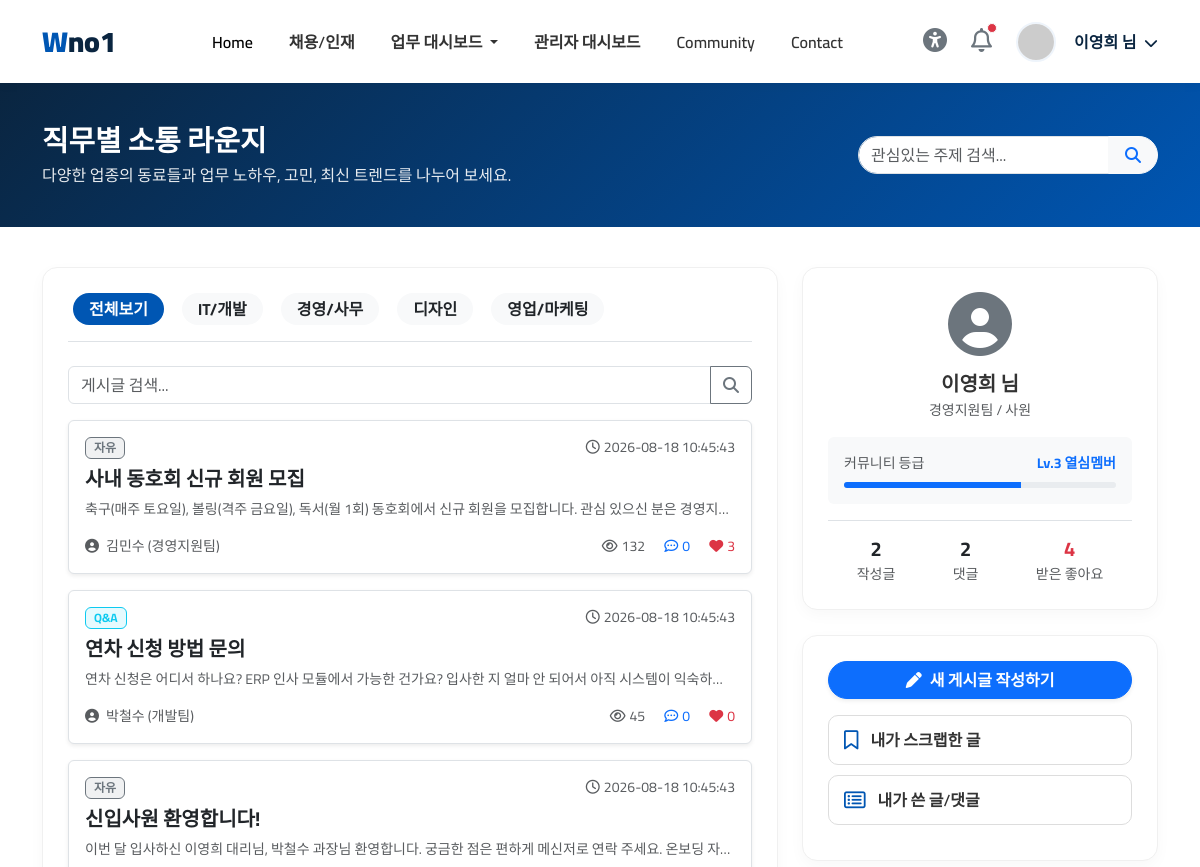
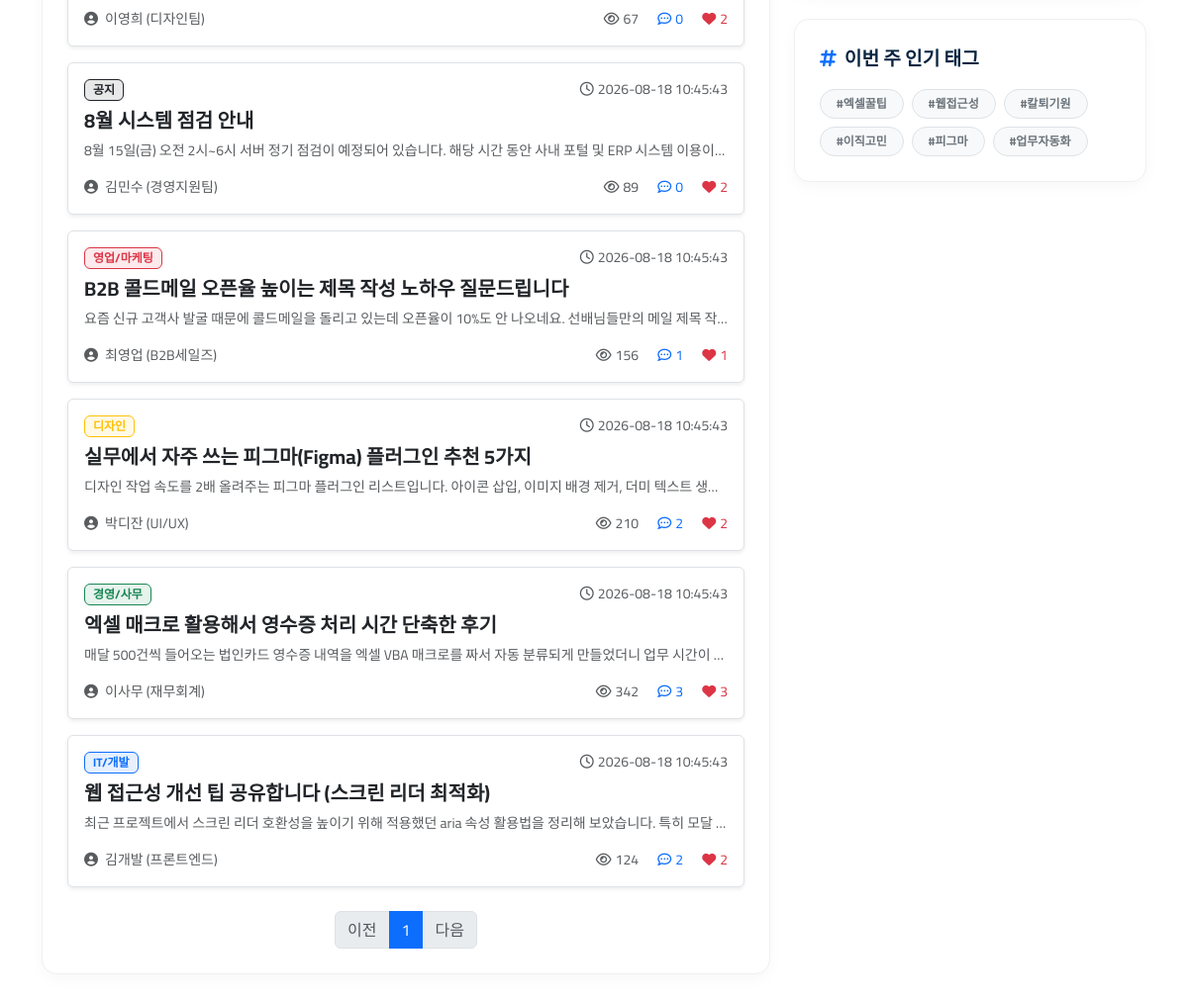
Screenshot of /community (signed in) with the database file from the repository (2 pictures, top to bottom).
### tables this page shows
CREATE TABLE posts (
        id INTEGER PRIMARY KEY AUTOINCREMENT,
        user_id INTEGER,
        category TEXT DEFAULT 'general',
        title TEXT NOT NULL,
        content TEXT,
        author TEXT DEFAULT '',
        dept TEXT DEFAULT '',
        views INTEGER DEFAULT 0,
        created_at TEXT DEFAULT (datetime('now','localtime'))
    );

### routers/community.py (the view)
@router.get("/community", response_class=HTMLResponse)
async def community(request: Request, category: str = "all", q: str = "", page: int = 1):
    if not check_login(request):
        return RedirectResponse(url="/login", status_code=303)
    u = get_current_user(request)
    uid = u["user_id"]
    conn = get_sqlite()
    per_page = 10
    sql = """SELECT p.*,
        (SELECT COUNT(*) FROM comments c WHERE c.post_id=p.id) AS comment_count,
        (SELECT COUNT(*) FROM post_likes l WHERE l.post_id=p.id) AS like_count,
        u.position AS author_position, u.phone AS author_phone
        FROM posts p LEFT JOIN users u ON u.id=p.user_id WHERE 1=1"""
    params: list = []
    count_params: list = []
    count_sql = "SELECT COUNT(*) FROM posts p WHERE 1=1"
    if category != "all":
        sql += " AND p.category=?"; params.append(category)
        count_sql += " AND p.category=?"; count_params.append(category)
    if q:
        sql += " AND (p.title LIKE '%'||?||'%' OR p.content LIKE '%'||?||'%')"; params += [q, q]
        count_sql += " AND (p.title LIKE '%'||?||'%' OR p.content LIKE '%'||?||'%')"; count_params += [q, q]
    try:
        total = conn.execute(count_sql, count_params).fetchone()[0]
        sql += " ORDER BY p.id DESC LIMIT ? OFFSET ?"; params += [per_page, (page - 1) * per_page]
        posts = [dict(r) for r in conn.execute(sql, params).fetchall()]
        my_post_count = conn.execute("SELECT COUNT(*) FROM posts WHERE user_id=?", (uid,)).fetchone()[0]
        my_comment_count = conn.execute("SELECT COUNT(*) FROM comments WHERE user_id=?", (uid,)).fetchone()[0]
        my_like_received = conn.execute(
            "SELECT COUNT(*) FROM post_likes l JOIN posts p ON p.id=l.post_id WHERE p.user_id=?", (uid,)
        ).fetchone()[0]
    finally:
        conn.close()
    return templates.TemplateResponse(
        request=request, name="/top/community.html", context={
            "request": request, "page_title": "커뮤니티",
            "user_name": u["user_name"],
            "posts": posts, "categories": POST_CATEGORIES,
            "current_category": category, "q": q, "page": page,
            "total_pages": max(1, (total + per_page - 1) // per_page),
            "my_post_count": my_post_count,
            "my_comment_count": my_comment_count,
            "my_like_received": my_like_received,
        }
    )

### templates/top/community.html (shortened to what this page needs)
<!DOCTYPE html>
<html lang="ko">
{% include 'common/header.html' %}
<body>
{% include 'common/topbar.html' %}
<div class="dash-header">
    <div class="container d-flex justify-content-between align-items-center flex-wrap gap-3">
        <div>
            <h2>직무별 소통 라운지</h2>
            <p>다양한 업종의 동료들과 업무 노하우, 고민, 최신 트렌드를 나누어 보세요.</p>
        </div>
        <form class="input-group" style="max-width: 300px;" action="/community" method="get">
            <input type="text" class="form-control rounded-start-pill pl-3" name="q" placeholder="관심있는 주제 검색..." value="{{ q }}">
            <button class="btn btn-light rounded-end-pill px-3 text-primary" type="submit"><i class="fas fa-search"></i></button>
        </form>
    </div>
</div>
<div class="container pb-5">
    <div class="row mt-2">
        <div class="col-lg-8">
            <div class="content-card">
                <div class="d-flex justify-content-between align-items-center mb-4 border-bottom pb-3">
                    <ul class="nav nav-pills gap-2" id="communityTabs">
                        <li class="nav-item">
                            <a class="nav-link {% if current_category == 'all' %}active{% else %}text-dark bg-light{% endif %} rounded-pill px-3 py-1" href="/community?category=all">전체보기</a>
                        </li>
                        <li class="nav-item">
                            <a class="nav-link {% if current_category == 'it' %}active{% else %}text-dark bg-light{% endif %} rounded-pill px-3 py-1" href="/community?category=it">IT/개발</a>
                        </li>
                        <li class="nav-item">
                            <a class="nav-link {% if current_category == 'biz' %}active{% else %}text-dark bg-light{% endif %} rounded-pill px-3 py-1" href="/community?category=biz">경영/사무</a>
                        </li>
                        <li class="nav-item">
                            <a class="nav-link {% if current_category == 'design' %}active{% else %}text-dark bg-light{% endif %} rounded-pill px-3 py-1" href="/community?category=design">디자인</a>
                        </li>
                        <li class="nav-item">
                            <a class="nav-link {% if current_category == 'sales' %}active{% else %}text-dark bg-light{% endif %} rounded-pill px-3 py-1" href="/community?category=sales">영업/마케팅</a>
                        </li>
                    </ul>
                </div>
                <form method="get" action="/community" class="mb-3">
                    <div class="input-group">
                        <input type="text" name="q" class="form-control" placeholder="게시글 검색..." value="{{ q }}">
                        <button class="btn btn-outline-secondary" type="submit"><i class="fas fa-search"></i></button>
                    </div>
                </form>
                <div class="post-list">
                    {% for p in posts %}
                    {% set meta = categories.get(p.category, ('자유', 'secondary')) %}
                    <div class="p-3 mb-3 border rounded bg-white post-item shadow-sm">
                        <div class="d-flex justify-content-between mb-2">
                            <span class="badge bg-{{ meta[1] }} bg-opacity-10 text-{{ meta[1] }} border border-{{ meta[1] }} px-2 py-1">{{ meta[0] }}</span>
                            <span class="small text-muted"><i class="far fa-clock me-1"></i>{{ p.created_at }}</span>
                        </div>
                        <h5 class="fw-bold mb-2">
                            <a href="/post/{{ p.id }}" class="text-dark text-decoration-none stretched-link">{{ p.title }}</a>
                        </h5>
                        <p class="text-muted small mb-3 text-truncate">{{ p.content }}</p>
                        <div class="d-flex justify-content-between align-items-center small text-muted">
                            <span>
                                <i class="fas fa-user-circle me-1"></i>
                                <a href="#" class="text-muted text-decoration-none author-link"
                                   style="position:relative; z-index:2;"
                                   data-name="{{ p.author }}"
                                   data-dept="{{ p.dept or '' }}"
                                   data-position="{{ p.author_position or '' }}"
                                   data-phone="{{ p.author_phone or '' }}"
                                   data-bs-toggle="modal" data-bs-target="#profileModal"
                                   onclick="event.stopPropagation();">{{ p.author }}</a>{% if p.dept %} ({{ p.dept }}){% endif %}
                            </span>
                            <div>
                                <span class="me-3"><i class="far fa-eye me-1"></i>{{ p.views }}</span>
                                <span class="me-3 text-primary"><i class="far fa-comment-dots me-1"></i>{{ p.comment_count }}</span>
                                <span class="text-danger"><i class="fas fa-heart me-1"></i>{{ p.like_count }}</span>
                            </div>
                        </div>
                    </div>
                    {% else %}
                    <p class="text-center text-muted py-5">게시글이 없습니다.</p>
                    {% endfor %}
                </div>
                <nav aria-label="Page navigation" class="mt-4">
                    <ul class="pagination justify-content-center mb-0">
                        <li class="page-item {% if page <= 1 %}disabled{% endif %}">
                            <a class="page-link" href="/community?category={{ current_category }}&q={{ q }}&page={{ page-1 }}">이전</a>
                        </li>
                        {% for p in range(1, total_pages+1) %}
                        <li class="page-item {% if p == page %}active{% endif %}">
                            <a class="page-link" href="/community?category={{ current_category }}&q={{ q }}&page={{ p }}">{{ p }}</a>
                        </li>
                        {% endfor %}
                        <li class="page-item {% if page >= total_pages %}disabled{% endif %}">
                            <a class="page-link" href="/community?category={{ current_category }}&q={{ q }}&page={{ page+1 }}">다음</a>
                        </li>
                    </ul>
                </nav>
            </div>
        </div>
        <div class="col-lg-4">
            <div class="content-card text-center py-4">
                <div class="mb-3">
                    <i class="fas fa-user-circle fa-4x text-secondary"></i>
                </div>
                <h5 class="fw-bold mb-1">{{ user_name }} 님</h5>
                <p class="text-muted small mb-3">경영지원팀 / 사원</p>
                <div class="bg-light rounded p-3 mb-3 text-start">
                    <div class="d-flex justify-content-between mb-2">
                        <span class="small text-muted">커뮤니티 등급</span>
                        <span class="small fw-bold text-primary">Lv.3 열심멤버</span>
                    </div>
                    <div class="progress" style="height: 6px;">
                        <div class="progress-bar bg-primary" role="progressbar" style="width: 65%" aria-valuenow="65" aria-valuemin="0" aria-valuemax="100"></div>
                    </div>
                </div>
                <div class="d-flex justify-content-around text-center border-top pt-3">
                    <div>
                        <h5 class="text-dark mb-0 fw-bold">{{ my_post_count }}</h5>
                        <span class="small text-muted">작성글</span>
                    </div>
                    <div>
                        <h5 class="text-dark mb-0 fw-bold">{{ my_comment_count }}</h5>
                        <span class="small text-muted">댓글</span>
                    </div>
                    <div>
                        <h5 class="text-danger mb-0 fw-bold">{{ my_like_received }}</h5>
                        <span class="small text-muted">받은 좋아요</span>
                    </div>
                </div>
            </div>
            <div class="content-card mt-4">
                <a href="/write_post" class="btn btn-primary w-100 rounded-pill mb-3 fw-bold shadow-sm">
                    <i class="fas fa-pen me-2"></i>새 게시글 작성하기
                </a>
                <a href="/my_bookmarks" class="tool-btn">
                    <i class="far fa-bookmark"></i> 내가 스크랩한 글
                </a>
                <a href="/my_posts" class="tool-btn">
                    <i class="far fa-list-alt"></i> 내가 쓴 글/댓글
                </a>
            </div>
            <div class="content-card mt-4">
                <div class="card-title mb-3">
                    <span><i class="fas fa-hashtag me-2 text-primary"></i>이번 주 인기 태그</span>
                </div>
                <div class="d-flex flex-wrap gap-2">
                    <a href="/community?q=엑셀" class="badge tag-badge px-3 py-2 rounded-pill">#엑셀꿀팁</a>
                    <a href="/community?q=접근성" class="badge tag-badge px-3 py-2 rounded-pill">#웹접근성</a>
                    <a href="/community?q=회의" class="badge tag-badge px-3 py-2 rounded-pill">#칼퇴기원</a>
                    <a href="/community?q=이직" class="badge tag-badge px-3 py-2 rounded-pill">#이직고민</a>
                    <a href="/community?q=피그마" class="badge tag-badge px-3 py-2 rounded-pill">#피그마</a>
                    <a href="/community?q=업무자동화" class="badge tag-badge px-3 py-2 rounded-pill">#업무자동화</a>
                </div>
            </div>
        </div>
    </div>
</div>
</body>
</html>

### templates/common/header.html (style rules this page uses)
:root { --primary-blue: #0056b3; --light-blue: #eef4fb; --dark-blue: #0a2540; --text-color: #333333; --gray-bg: #f8f9fa; --success-color: #28a745; --warning-color: #ffc107; --danger-color: #dc3545; }
body { font-family: 'Cairo', sans-serif; color: var(--text-color); background-color: #ffffff; }
.nav-link { font-weight: 600; color: var(--text-color); margin: 0 10px; transition: color 0.3s; }
.nav-link:hover, .nav-link.active { color: var(--primary-blue); }
.dash-header { background: linear-gradient(135deg, var(--dark-blue) 0%, var(--primary-blue) 100%); padding: 40px 0; color: white; margin-bottom: 40px; }
.dash-header h2 { font-weight: 700; font-size: 1.8rem; margin-bottom: 5px; }
.dash-header p { opacity: 0.9; margin: 0; }
.content-card { background: #fff; border-radius: 15px; padding: 25px; box-shadow: 0 5px 15px rgba(0,0,0,0.03); margin-bottom: 25px; border: 1px solid #f0f0f0; }
.card-title { font-weight: 700; color: var(--dark-blue); font-size: 1.2rem; margin-bottom: 20px; display: flex; justify-content: space-between; align-items: center; }
.nav-pills .nav-link { color: var(--text-color); font-weight: 700; border-radius: 30px; padding: 10px 30px; margin: 0 5px; }
.nav-pills .nav-link.active { background-color: var(--primary-blue); color: #fff; }
.tool-btn { display: flex; align-items: center; padding: 12px 15px; border-radius: 10px; background-color: #fff; border: 1px solid #ddd; color: var(--text-color); text-decoration: none; font-weight: 600; margin-bottom: 10px; transition: all 0.2s; }
.tool-btn i { font-size: 1.2rem; margin-right: 12px; color: var(--primary-blue); }

### templates/top/community.html (style rules this page uses)
.post-item { transition: all 0.2s ease-in-out; position: relative; }
.tag-badge { background-color: #f8f9fa; color: #6c757d; border: 1px solid #dee2e6; text-decoration: none; transition: all 0.2s; }

### rows the page displays
posts: meta "자유", created_at "2026-08-18 10:45:43", title "사내 동호회 신규 회원 모집", content "축구(매주 토요일), 볼링(격주 금요일), 독서(월 1회) 동호회에서 신규 회원을 모집합니다. 관심 있으신 분은 경영지…", author "김민수", dept "경영지원팀", views "132", comment_count "0", like_count "3"
posts: meta "Q&A", created_at "2026-08-18 10:45:43", title "연차 신청 방법 문의", content "연차 신청은 어디서 하나요? ERP 인사 모듈에서 가능한 건가요? 입사한 지 얼마 안 되어서 아직 시스템이 익숙하…", author "박철수", dept "개발팀", views "45", comment_count "0", like_count "0"
posts: meta "자유", created_at "2026-08-18 10:45:43", title "신입사원 환영합니다!", content "이번 달 입사하신 이영희 대리님, 박철수 과장님 환영합니다. 궁금한 점은 편하게 메신저로 연락 주세요. 온보딩 자…", author "이영희", dept "디자인팀", views "67", comment_count "0", like_count "2"
posts: meta "공지", created_at "2026-08-18 10:45:43", title "8월 시스템 점검 안내", content "8월 15일(금) 오전 2시~6시 서버 정기 점검이 예정되어 있습니다. 해당 시간 동안 사내 포털 및 ERP 시스템 이용이…", author "김민수", dept "경영지원팀", views "89", comment_count "0", like_count "2"
posts: meta "영업/마케팅", created_at "2026-08-18 10:45:43", title "B2B 콜드메일 오픈율 높이는 제목 작성 노하우 질문드립니다", content "요즘 신규 고객사 발굴 때문에 콜드메일을 돌리고 있는데 오픈율이 10%도 안 나오네요. 선배님들만의 메일 제목 작…", author "최영업", dept "B2B세일즈", views "156", comment_count "1", like_count "1"
posts: meta "디자인", created_at "2026-08-18 10:45:43", title "실무에서 자주 쓰는 피그마(Figma) 플러그인 추천 5가지", content "디자인 작업 속도를 2배 올려주는 피그마 플러그인 리스트입니다. 아이콘 삽입, 이미지 배경 제거, 더미 텍스트 생…", author "박디잔", dept "UI/UX", views "210", comment_count "2", like_count "2"
posts: meta "경영/사무", created_at "2026-08-18 10:45:43", title "엑셀 매크로 활용해서 영수증 처리 시간 단축한 후기", content "매달 500건씩 들어오는 법인카드 영수증 내역을 엑셀 VBA 매크로를 짜서 자동 분류되게 만들었더니 업무 시간이…", author "이사무", dept "재무회계", views "342", comment_count "3", like_count "3"
posts: meta "IT/개발", created_at "2026-08-18 10:45:43", title "웹 접근성 개선 팁 공유합니다 (스크린 리더 최적화)", content "최근 프로젝트에서 스크린 리더 호환성을 높이기 위해 적용했던 aria 속성 활용법을 정리해 보았습니다. 특히 모달…", author "김개발", dept "프론트엔드", views "124", comment_count "2", like_count "2"

### other values shown
{{ user_name }} "이영희"
{{ p }} "1"
{{ my_post_count }} "2"
{{ my_comment_count }} "2"
{{ my_like_received }} "4"
